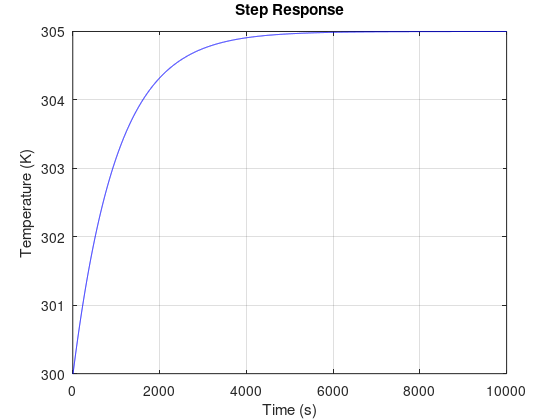
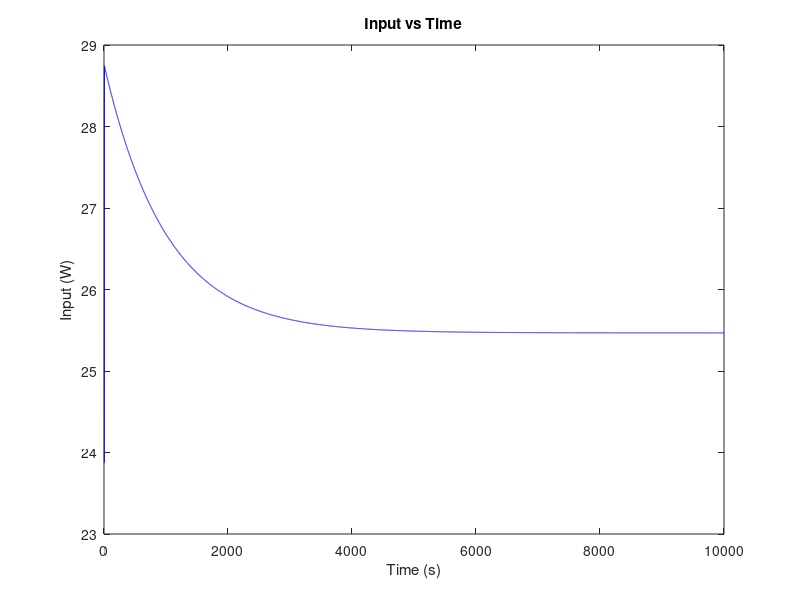

MATLAB code to generate these figures, in order: (Note: this script raises an error after producing the figures.)

clc;clear;close all
% Readme:

% Determines gains to produces desired system response.

% State Space parameters from SingelNodeThermalModel.m
A = [0.99967300061293151713925908552483];
B = [0.0010271976314499002731761567730473];
C = [1];
D = [0];
c = 0.073574862258581882890062786373164;
Ts = 1;

t1 = 1:Ts:30;
r1 = 300*ones(length(t1),1)';
r1(t1>=1) = 305;

% Augmented system to include constant
A_aug = [A ones(size(A,1));
    0 ones(size(A,1))];
B_aug = [B ; 0];
C_aug = [1 0; 0 1];
D_aug = 0;

sys_aug = ss(A_aug,B_aug,C_aug,D_aug,Ts);
pole = [0.999];
K1 = place(A,B,pole);
K2 = B\1;

G = inv(C*inv(1-(A-B*K1))*B); % Steady state tracking gain

A_cl = [(A-B*K1) eye(size(A)) - B*K2;
    0 eye(size(A))];
B_cl = [B*G ; 0];
C_cl = C_aug;
D_cl = D_aug;

sys_cl = ss(A_cl,B_cl,C_cl,D_cl,Ts);
t2 = 1:Ts:10000;
r2 = 300*ones(length(t2),1);
r2(t2>5) = 305;


figure(1)
[y,t]=lsim(sys_cl,r2,t2,[300 c]);
plot(t,y(:,1),'color','#0000FF')
title('Step Response')
ylabel('Temperature (K)')
xlabel('Time (s)')
grid on

h = figure(1)
set(h,'Units','Inches');
pos = get(h,'Position');
set(h,'PaperPositionMode','Auto','PaperUnits','Inches','PaperSize',[pos(3), pos(4)])
print(h,'Step Response','-dpdf','-r0')

% Control Input
u = (G*r2 - K1*y(:,1) - K2*y(:,2));
figure(2)
plot(t,u,'color','#0000FF')
title('Input vs Time')
xlabel('Time (s)')
ylabel('Input (W)')
legend('Max Input = ' +string(max(u)) + 'W')
axis tight
grid on

h = figure(2)
set(h,'Units','Inches');
pos = get(h,'Position');
set(h,'PaperPositionMode','Auto','PaperUnits','Inches','PaperSize',[pos(3), pos(4)])
print(h,'Step Input','-dpdf','-r0')
